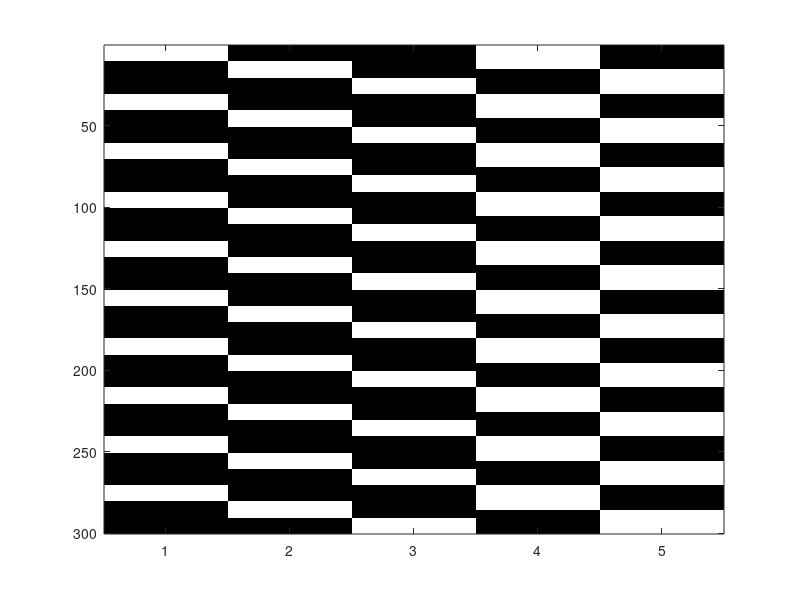
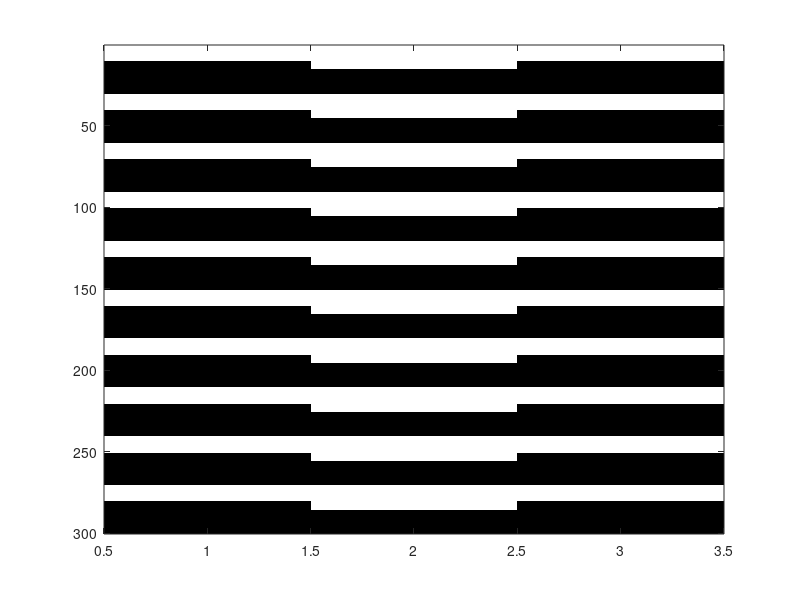
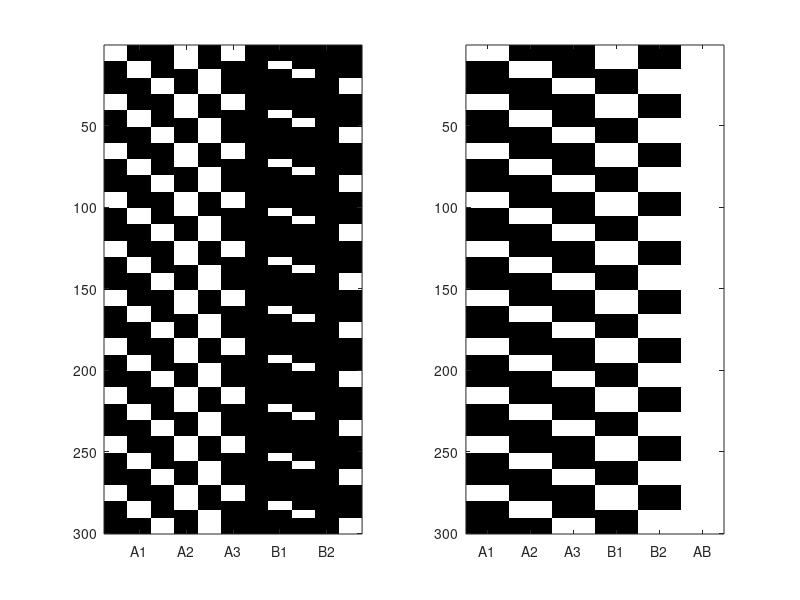

These charts were generated, in order, by the following MATLAB code:

nTime = 300; % 5 min


A1 = repmat(repelem([1 0 0],1,10),1,10)';
A2 = repmat(repelem([0 1 0],1,10),1,10)';
A3 = repmat(repelem([0 0 1],1,10),1,10)';
B1 = repmat(repelem([1 0 ],1,15),1,10)';
B2 = repmat(repelem([0 1 ],1,15),1,10)';

X = [A1 A2 A3 B1 B2];
%%
figure(1);clf
imagesc(X);
colormap(gray)

%%
figure(2);clf
A1B1 = A1 .* B1;
imagesc([A1 B1 A1B1])
colormap(gray)

%%
figure(3);clf

subplot(1,2,1)
A1 = repmat(repelem([1 0 0],1,10),1,10)';
A2 = repmat(repelem([0 1 0],1,10),1,10)';
A3 = repmat(repelem([0 0 1],1,10),1,10)';
B1 = repmat(repelem([1 0 ],1,15),1,10)';
B2 = repmat(repelem([0 1 ],1,15),1,10)';

A1B1 = A1 .* B1;
A1B2 = A1 .* B2;
A2B1 = A2 .* B1;
A2B2 = A2 .* B2;
A3B1 = A3 .* B1;
A3B2 = A3 .* B2;

X = [A1 A2 A3 B1 B2 A1B1 A1B2 A2B1 A2B2 A3B1 A3B2];
imagesc(X)
set(gca,'XTickLabel',{'A1' 'A2' 'A3' 'B1' 'B2' 'A1B1' 'A1B2' 'A2B1' 'A2B2' 'A3B1' 'A3B2'});
colormap(gray)

subplot(1,2,2)

AB = A1 .* B1 + A2 .* B1 + A3 .* B1 + A1 .* B2 + A2 .* B2 + A3 .* B2;
X = [A1 A2 A3 B1 B2 AB];
imagesc(X)
set(gca,'XTickLabel',{'A1' 'A2' 'A3' 'B1' 'B2' 'AB'});
colormap(gray)

% %%
% b = X \ y;
% 
% yhat = X * b;
% 
% e =  y - yhat;
% 
% SSR = ||e||^2;
% SSTO = ||y-mean(y)||^2
% 
% 
% 
% R^2 = SSR/SSTO;
% 






